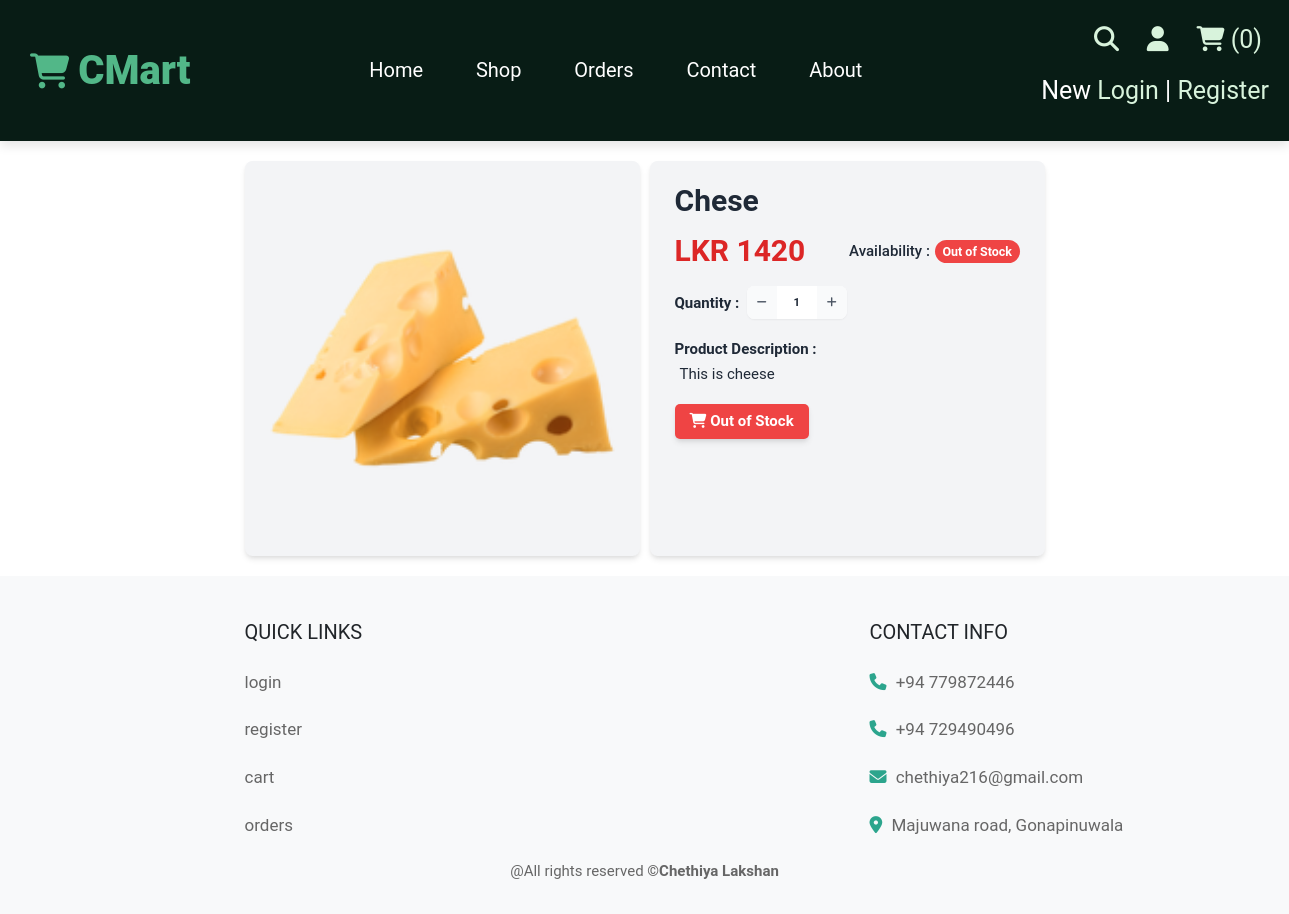
Screenshot of /view-product.php?id=14 with the database file from the repository.
### tables this page shows
CREATE TABLE `products` (
  `id` int(100) NOT NULL,
  `name` varchar(100) NOT NULL,
  `price` int(100) NOT NULL,
  `image` varchar(100) NOT NULL,
  `qty` text NOT NULL,
  `description` text NOT NULL
);

### view-product.php (the view, shortened to what this page needs)
<?php
include("config.php");
$product_id = isset($_GET['id']) ? (int)$_GET['id'] : 0;
?>
<!DOCTYPE html>
<html lang="en">
<head>
    <link rel="stylesheet" href="https://cdnjs.cloudflare.com/ajax/libs/font-awesome/6.4.0/css/all.min.css">
    <link href="https://cdn.jsdelivr.net/npm/tailwindcss@2.2.19/dist/tailwind.min.css" rel="stylesheet">
    <link rel="stylesheet" href="css/style.css">
</head>
<body class="font-poppins text-gray-800 bg-white text-lg leading-relaxed">
    <?php
    include 'header.php';
    ?>
    <main class="pt-8">
        <div class="max-w-7xl mx-auto">
            <?php
            $select_product = mysqli_query($conn, "SELECT * FROM `products` WHERE id = '$product_id'") or die('Query failed: ' . mysqli_error($conn));
            if (mysqli_num_rows($select_product) > 0) {
                while ($fetch_product = mysqli_fetch_assoc($select_product)) {
            ?>
            <div class="grid grid-cols-2 md:grid-cols-[2fr,3fr] gap-4 mb-8">
                <div class="col-md-5 gap-4">
                    <div class="relative bg-gray-100 rounded-xl overflow-hidden aspect-square max-w-auto flex items-center justify-center shadow-md">
                        <img src="uploaded_img/<?php echo $fetch_product['image']; ?>" alt="<?php echo $fetch_product['name']; ?>" class="w-full h-full object-cover transition-transform duration-300 hover:scale-105 border-none" id="mainImage">
                    </div>
                </div>
                <div class="col-md-7 gap-2 bg-gray-100 p-10 rounded-xl object-fill shadow-md">
                    <form action="" method="post">
                        <div class="flex flex-row items-center gap-4 justify-between mb-8">
                            <h1 class="text-5xl font-semibold"><?php echo  ($fetch_product['name']); ?></h1>
                        </div>
                        <div class="flex flex-row items-center gap-4 mb-8 justify-between">
                            <div class="text-5xl font-semibold text-red-600">LKR <?php echo  ($fetch_product['price']); ?></div>
                            <div class="flex items-center gap-2">
                                <p class="text-2xl font-medium">Availability :</p>
                                <?php if ($fetch_product['qty'] > 0) { ?>
                                    <span class="bg-green-500 text-white px-3 py-1 rounded-full text-xl font-semibold">In Stock</span>
                                <?php } else { ?>
                                    <span class="bg-red-500 text-white px-3 py-1 rounded-full text-xl font-semibold">Out of Stock</span>
                                <?php } ?>
                            </div>
                        </div>
                        <div class="quantity flex gap-3 items-center mb-8">
                            <p class="text-2xl font-semibold">Quantity :</p>
                            <div class="inline-flex items-center bg-white rounded-xl border-2 border-gray-200 overflow-hidden shadow-sm">
                                <button type="button" class="px-4 py-3 bg-gray-50 hover:bg-gray-100 text-gray-600 hover:text-gray-800 transition-colors font-bold text-lg" onclick="decreaseQuantity()">
                                    <i class="fas fa-minus"></i>
                                </button>
                                <input type="number" min="1" max="<?php echo  ($fetch_product['qty']); ?>" name="product_quantity" value="1"
                                       class="w-16 py-3 text-center border-0 focus:ring-0 font-bold text-lg bg-white"
                                       id="quantityInput" onchange="validateQuantity()">
                                <button type="button" class="px-4 py-3 bg-gray-50 hover:bg-gray-100 text-gray-600 hover:text-gray-800 transition-colors font-bold text-lg" onclick="increaseQuantity()">
                                    <i class="fas fa-plus"></i>
                                </button>
                            </div>
                        </div>
                        <div class="flex flex-col items-start mb-8">
                            <p class="text-2xl font-semibold mb-2">Product Description : </p>
                            <p class="text-2xl pl-2"><?php echo  ($fetch_product['description']); ?></p>
                        </div>
                        <div class="flex gap-4 mt-8">
                            <?php if ($fetch_product['qty'] > 0) { ?>
                                <button type="submit" name="add_to_cart" class="bg-green-500 text-white px-6 py-3 rounded-lg text-3xl font-semibold shadow-md hover:bg-green-600 transition-all duration-300 flex items-center gap-2">
                                    <i class="fas fa-shopping-cart"></i> Add to Cart
                                </button>
                            <?php } else { ?>
                                <button type="submit" name="add_to_cart" class="bg-red-500 text-white px-6 py-3 rounded-lg text-2xl font-semibold shadow-md cursor-not-allowed" disabled>
                                    <i class="fas fa-shopping-cart"></i> Out of Stock
                                </button>
                            <?php } ?>
                        </div>
                    </form>
                </div>
            </div>
            <?php
                }
            } else {
                echo '<p class="text-center text-lg text-gray-600">No products added yet!</p>';
            }
            ?>
        </div>
    </main>
    <?php include 'footer.php'; ?>
</body>
</html>

### css/style.css (style rules this page uses)
:root { --green1:#081c15; --green3:#52b788; --green4:#74c69d; --green5:#d8f3dc; --hoverr:#2CA58D; --button: #2CA58D; --button-hover: #06b90f; --purple:#a946d3; --red:#c0392b; --orange:#f39c12; --black:#333; --white:#fff; --light-color:#666; --light-white:#ccc; --light-bg:#f5f5f5; --border:.1rem solid var(--black); --box-shadow:0 .5rem 1rem rgba(0,0,0,.1); --teal: #2CA58D; --teal-hover: #1e7867; --purple: #9d4edd; --purple-light: #c77dff; --red: #e63946; --orange: #f4a261; --yellow: #ffcc00; --black: #212529; --white: #ffffff; --gray-dark: #6c757d; --gray: #adb5bd; --gray-light: #dee2e6; --light-bg: #f8f9fa; --box-shadow: 0 .5rem 1rem rgba(0, 0, 0, 0.1); --border: 1px solid var(--gray-light); }
* { font-family: 'Roboto', 'Segoe UI', sans-serif; margin:0; padding:0; box-sizing: border-box; outline: none; border:none; text-decoration: none; transition:all .2s linear; }
input[type=number] { -moz-appearance: textfield; }
html { font-size: 62.5%; overflow-x: hidden; scroll-behavior: smooth; }

### rows the page displays
products: image (picture), name "Chese", price "1420", qty "Out of Stock", description "This is cheese"

### other values shown
$cart_rows_number "0"
